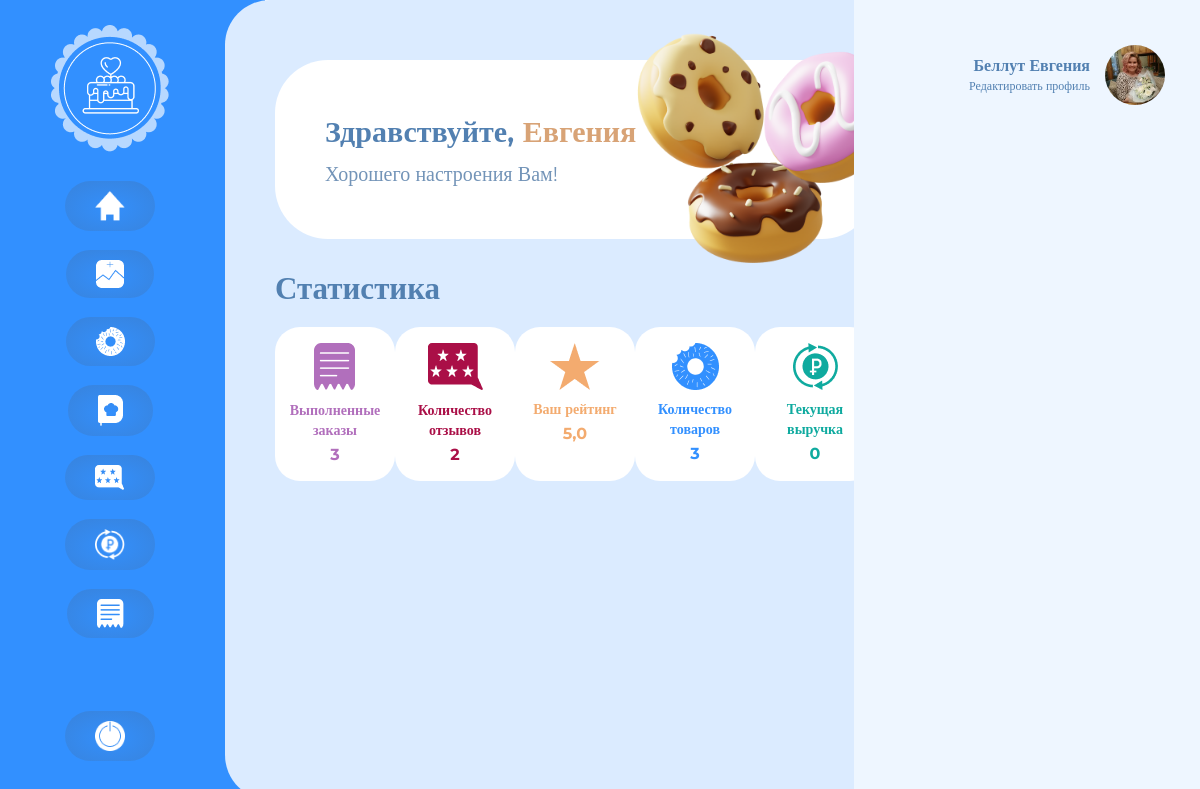
/profile/ (signed in), run on the app's committed database.
### site_cake/models.py (models this page shows, shortened)
class User(AbstractUser):
    first_name = models.CharField(max_length=60, null=True)
    last_name = models.CharField(max_length=60, null=True)
    email = models.EmailField(max_length=60, unique=True, blank=True, null=True, default=None)
    username = models.CharField(max_length=30, unique=True, blank=True, null=True)
    is_cooker = models.BooleanField('Статус кондитера', default=False)
    is_customer = models.BooleanField('Статус заказчика', default=False)
    is_active = models.BooleanField(default=True)
    is_superuser = models.BooleanField(default=False)
    objects = UserManager()
    class Meta:
        verbose_name = 'Пользователь'
        verbose_name_plural = 'Пользователи'

class UserProfile(models.Model):
    user = models.OneToOneField(User, on_delete=models.CASCADE)
    country = models.CharField(max_length=100, default='Россия')
    city = models.CharField(max_length=100, default='Москва')
    phone = models.CharField(max_length=11, null=True)
    description = models.TextField(null=True)
    image = models.ImageField(default='default_ava.png', upload_to='profile_pics')
    class Meta:
        verbose_name = 'Профиль'
        verbose_name_plural = 'Профили'

### site_cake/views.py (the view)
# urls.py: path('profile/', views.profile, name='profile'),
@login_required
def profile(request):
    user_goods = Product.objects.filter(user=request.user).count()
    if request.user.is_customer:
        count_posts = FavoritePost.objects.filter(user=request.user).count()
        count_recipes = FavoriteRecipe.objects.filter(user=request.user).count()
        orders_custom = UserOrder.objects.filter(customer=request.user).count()
        feed_cust = Feedback.objects.filter(customer=request.user).count()
    else:
        count_posts = ''
        count_recipes = ''
        orders_custom = ''
        feed_cust = ''
    if request.user.is_cooker:
        marks = CookerRating.objects.filter(cooker=request.user)
        count_marks = CookerRating.objects.filter(cooker=request.user).count()
        raiting = sum(mark.mark for mark in marks)/count_marks
        orders_cooker = UserOrder.objects.filter(cooker=request.user).count()
        feed_cook = Feedback.objects.filter(cooker=request.user).count()
    else:
        raiting = ''
        orders_cooker = ''
        feed_cook = ''
    context = {
        'count_user_goods': user_goods,
        'raiting': raiting,
        'count_posts': count_posts,
        'count_recipes':count_recipes,
        'orders_custom':orders_custom,
        'orders_cooker':orders_cooker,
        'feed_cook': feed_cook ,
        'feed_cust': feed_cust
    }
    return render(request, 'profile/profile_main.html', context)

### templates/profile/profile_main.html (shortened to what this page needs)
{% extends 'profile/profile.html' %}
{% load static %}
{% block profile %}
    <div class="profile_block">
        <div class="welcome_block">
            <div class="welcome_text">
                <p class="welcome_title">Здравствуйте, <span class="welcome_name">{{ user.first_name }}</span></p>
                <p class="welcome_wish">Хорошего настроения Вам!</p>
            </div>
            <img src="{% static 'img/donat_profile.png' %}" class="welcome_image" alt="">
        </div>
        <div class="statistic_block">
            <p class="profile_title">Статистика</p>
            <div class="statistic_list">
                {% if user.is_cooker == True %}
                    <div class="statistic_list_item">
                        <img src="{% static 'img/order_main.png' %}" class="statistic_img" alt="">
                        <p class="statistic_name purple">Выполненные заказы</p>
                        <p class="statistic_count purple">{{ orders_cooker }}</p>
                    </div>
                    <div class="statistic_list_item">
                        <img src="{% static 'img/feedback_main.png' %}" class="statistic_img" alt="">
                        <p class="statistic_name darkred">Количество отзывов</p>
                        <p class="statistic_count darkred">{{ feed_cook }}</p>
                    </div>
                    <div class="statistic_list_item">
                        <img src="{% static 'img/reting_main.png' %}" class="statistic_img" alt="">
                        <p class="statistic_name yellow raiting_text">Ваш рейтинг</p>
                        <p class="statistic_count yellow">{{ raiting }}</p>
                    </div>
                    <div class="statistic_list_item">
                        <img src="{% static 'img/goods_main.png' %}" class="statistic_img" alt="">
                        <p class="statistic_name blue">Количество товаров</p>
                        <p class="statistic_count blue">{{ count_user_goods }}</p>
                    </div>
                    <div class="statistic_list_item">
                        <img src="{% static 'img/salary_main.png' %}" class="statistic_img" alt="">
                        <p class="statistic_name green">Текущая выручка</p>
                        <p class="statistic_count green">0</p>
                    </div>
                {% endif %}
            </div>
        </div>
    </div>
{% endblock profile %}

### templates/include/profile_aside.html
{% load static %}
<div class="profile_aside">
    <div class="profile_info_small">
        <div class="profile_info_small_text">
            <p class="profile_username">{{ user.last_name }} {{ user.first_name }}</p>
            <a href="{% url 'edit_profile' %}" class="edit_profile_link">Редактировать профиль</a>
        </div>
        <img src="{{ user.userprofile.image.url }}" class="profile_info_small_img" alt="avatar">
    </div>
</div>

### static/css/style.css (style rules this page uses)
* { margin: 0; padding: 0; }
a { cursor: pointer !important; text-decoration: none !important; }
.profile_block { background: #DBEBFF; border-radius: 45px 0 0 45px; height: 100vh; width: 50%; position: absolute; z-index: 2; left: 225px; padding: 0 70px 0 50px; }
.welcome_block { display: flex; background: #FFFFFF; border-radius: 53px; margin-top: 60px; padding: 50px; position: relative; margin-bottom: 30px; }
.welcome_title { font-family: 'Montserrat'; font-style: normal; font-weight: 600; font-size: 30px; line-height: 44px; color: #5280B1; margin-bottom: 5px; }
.welcome_name { color: #D8A376; }
.welcome_wish { font-family: 'Montserrat'; font-style: normal; font-weight: 400; font-size: 20px; line-height: 30px; color: #7394B8; }
.welcome_image { position: absolute; right: -50px; top: -70px; max-width: 300px; }
.profile_title { font-family: 'Montserrat'; font-style: normal; font-weight: 700; font-size: 31px; line-height: 38px; color: #5280B1; margin-bottom: 20px; }
.statistic_block { margin-bottom: 20px; }
.statistic_list { display: flex; text-align: center; justify-content: space-between; }
.statistic_list_item { background: #FFFFFF; border-radius: 25px; padding: 16px 10px; width: 120px; }
.statistic_name { font-family: 'Montserrat'; font-style: normal; font-weight: 600; font-size: 14px; line-height: 20px; margin: 5px auto; }
.statistic_count { font-family: 'Montserrat'; font-style: normal; font-weight: 700; font-size: 16px; line-height: 20px; }
.raiting_text { width: 98px; }
.purple { color: #B16FBC; }
.darkred { color: #AA0F47; }
.yellow { color: #F3AB6F; }
.blue { color: #3290FF; }
.green { color: #0FAA9F; }
.profile_aside { background: #EEF6FF; height: 100vh; padding: 0 35px; position: absolute; right: 0; width: 23%; z-index: 2; }
.profile_info_small { display: flex; align-items: center; justify-content: end; margin-top: 45px; text-align: right; }
.profile_info_small_text { margin-right: 15px; }
.profile_username { font-family: 'Montserrat'; font-style: normal; font-weight: 600; font-size: 16px; line-height: 20px; color: #5280B1; }
.edit_profile_link { font-family: 'Montserrat'; font-style: normal; font-weight: 400; font-size: 12px; line-height: 0px; color: #5280B1; }
.profile_info_small_img { width: 60px; height: 60px; border-radius: 50%; object-fit: cover; }

### data on the page
User: first_name "Евгения", last_name "Беллут", userprofile.image (picture)

### other printed values
{{ orders_cooker }} "3"
{{ feed_cook }} "2"
{{ raiting }} "5,0"
{{ count_user_goods }} "3"
